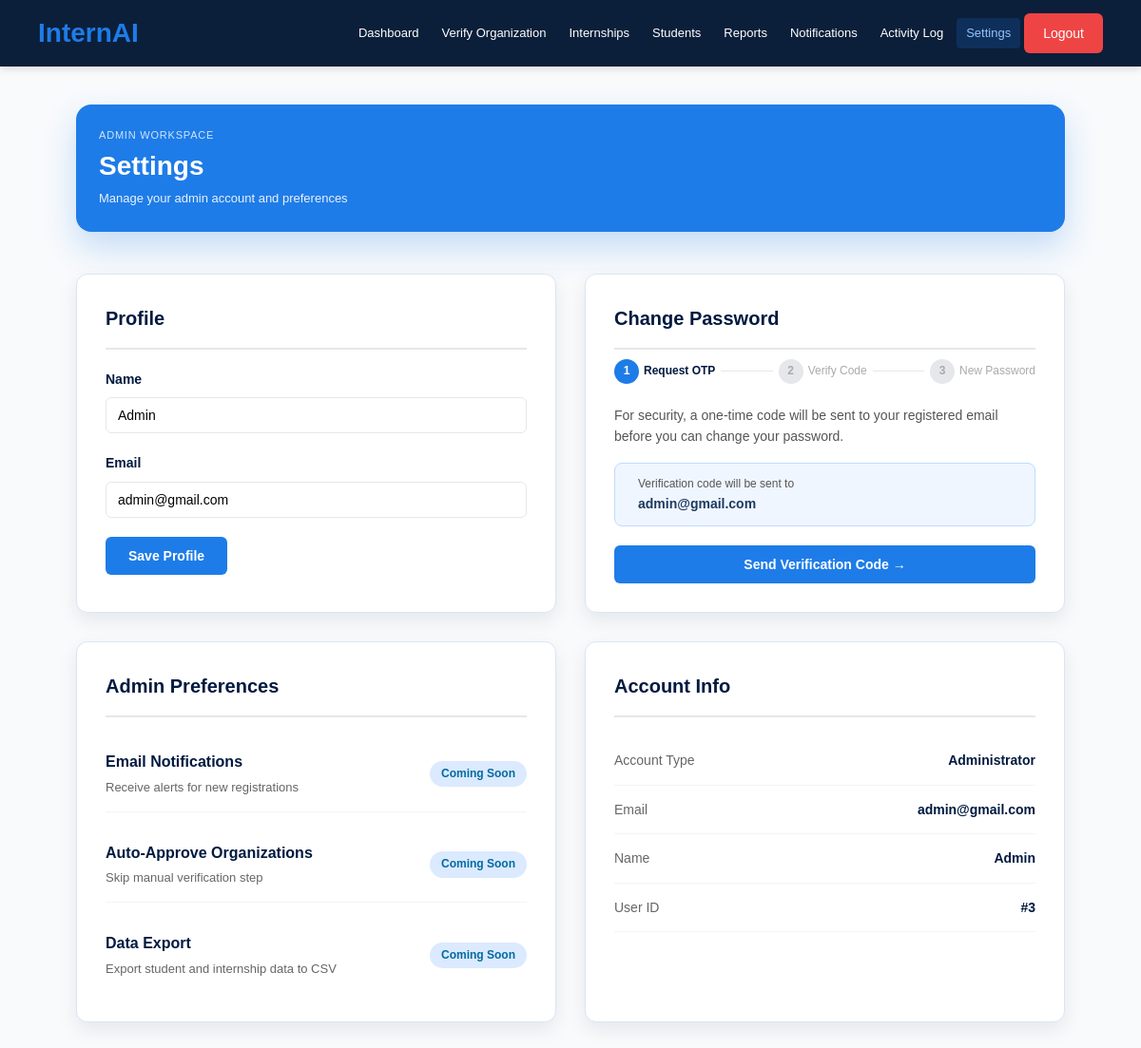
Screenshot of /admin/settings (signed in) with the database file from the repository.
### app.py (models this page shows)
class User(UserMixin, db.Model):
    id = db.Column(db.Integer, primary_key=True)
    name = db.Column(db.String(100))
    email = db.Column(db.String(100), unique=True)
    password = db.Column(db.String(100))
    role = db.Column(db.String(20))  # student, organization, admin

### app.py (the view, shortened to what this page needs)
@app.route('/admin/settings', methods=['GET', 'POST'])
@login_required
@admin_required
def admin_settings():
    success = None
    error   = None
    step    = request.args.get('step')   # None | 'otp' | 'newpass'
    return render_template('admin_settings.html', success=success, error=error, step=step)

### app.py (called while the page is built)
def admin_required(f):
    @wraps(f)
    def decorated_function(*args, **kwargs):
        if not current_user.is_authenticated or current_user.role != 'admin':
            return redirect(url_for('home'))
        return f(*args, **kwargs)
    return decorated_function

@login_manager.user_loader
def load_user(user_id):
    return User.query.get(int(user_id))

### templates/admin_settings.html (shortened to what this page needs)
{% extends "base.html" %} {% block content %}
<div class="container admin-dashboard-page adm-dashboard-vertical">
  <main class="adm-main">
  <section class="adm-header-card adm-page-hero">
    <div>
      <p class="adm-header-tag">Admin Workspace</p>
      <h1 class="adm-title">Settings</h1>
      <p class="adm-subtitle">Manage your admin account and preferences</p>
    </div>
  </section>
  <div style="display:grid;grid-template-columns:1fr 1fr;gap:30px;">
    <div style="background:white;border:1px solid #e5e7eb;border-radius:8px;padding:30px;box-shadow:0 2px 8px rgba(0,0,0,0.08);">
      <h2 style="color:#001a40;font-size:20px;margin-bottom:20px;padding-bottom:15px;border-bottom:2px solid #e5e7eb;">Profile</h2>
      <form method="POST" action="/admin/settings">
        <div class="form-group">
          <label>Name</label>
          <input type="text" name="name" value="{{ current_user.name }}" required>
        </div>
        <div class="form-group">
          <label>Email</label>
          <input type="email" name="email" value="{{ current_user.email }}" required>
        </div>
        <button type="submit" class="btn btn-primary">Save Profile</button>
      </form>
    </div>
    <div style="background:white;border:1px solid #e5e7eb;border-radius:8px;padding:30px;box-shadow:0 2px 8px rgba(0,0,0,0.08);">
      <h2 style="color:#001a40;font-size:20px;margin-bottom:6px;padding-bottom:15px;border-bottom:2px solid #e5e7eb;">Change Password</h2>
      <div style="display:flex;align-items:center;gap:6px;margin-bottom:22px;padding-top:4px;">
        {% set steps = [('1','Request OTP'), ('2','Verify Code'), ('3','New Password')] %}
        {% for num, label in steps %}
        {% set active = (num == '1' and not step) or (num == '2' and step == 'otp') or (num == '3' and step == 'newpass') %}
        {% set done   = (num == '1' and step in ['otp','newpass']) or (num == '2' and step == 'newpass') %}
        <div style="display:flex;align-items:center;gap:5px;">
          <div style="width:26px;height:26px;border-radius:50%;display:flex;align-items:center;justify-content:center;font-size:12px;font-weight:700;
                      background:{% if done %}#22c55e{% elif active %}#1e7ce8{% else %}#e5e7eb{% endif %};
                      color:{% if done or active %}white{% else %}#aaa{% endif %};">
            {% if done %}✓{% else %}{{ num }}{% endif %}
          </div>
          <span style="font-size:12px;font-weight:{% if active %}600{% else %}400{% endif %};
                       color:{% if active %}#001a40{% elif done %}#15803d{% else %}#aaa{% endif %};">
            {{ label }}
          </span>
        </div>
        {% if not loop.last %}
        <div style="flex:1;height:1px;background:{% if (num == '1' and step in ['otp','newpass']) or (num == '2' and step == 'newpass') %}#22c55e{% else %}#e5e7eb{% endif %};min-width:10px;"></div>
        {% endif %}
        {% endfor %}
      </div>
      {% if not step or (error in ['email_failed','no_otp','otp_expired']) %}
      <p style="color:#555;font-size:14px;margin-bottom:16px;">
        For security, a one-time code will be sent to your registered email before you can change your password.
      </p>
      <div style="background:#eff6ff;border:1px solid #bfdbfe;border-radius:8px;padding:12px 14px;margin-bottom:20px;display:flex;align-items:center;gap:10px;">
        <div>
          <div style="font-size:12px;color:#555;">Verification code will be sent to</div>
          <div style="font-size:14px;font-weight:700;color:#1e3a5f;">{{ current_user.email }}</div>
        </div>
      </div>
      <form method="POST" action="/admin/settings">
        <button type="submit" class="btn btn-primary" style="width:100%;">Send Verification Code →</button>
      </form>
      {% endif %}
    </div>
    <div style="background:white;border:1px solid #e5e7eb;border-radius:8px;padding:30px;box-shadow:0 2px 8px rgba(0,0,0,0.08);">
      <h2 style="color:#001a40;font-size:20px;margin-bottom:20px;padding-bottom:15px;border-bottom:2px solid #e5e7eb;">Admin Preferences</h2>
      <div style="display:flex;flex-direction:column;gap:16px;">
        <div style="display:flex;justify-content:space-between;align-items:center;padding:14px 0;border-bottom:1px solid #f3f4f6;">
          <div>
            <p style="font-weight:600;color:#001a40;margin:0;">Email Notifications</p>
            <p style="color:#666;font-size:13px;margin:4px 0 0 0;">Receive alerts for new registrations</p>
          </div>
          <span style="background:#dbeafe;color:#0369a1;padding:4px 12px;border-radius:20px;font-size:12px;font-weight:600;">Coming Soon</span>
        </div>
        <div style="display:flex;justify-content:space-between;align-items:center;padding:14px 0;border-bottom:1px solid #f3f4f6;">
          <div>
            <p style="font-weight:600;color:#001a40;margin:0;">Auto-Approve Organizations</p>
            <p style="color:#666;font-size:13px;margin:4px 0 0 0;">Skip manual verification step</p>
          </div>
          <span style="background:#dbeafe;color:#0369a1;padding:4px 12px;border-radius:20px;font-size:12px;font-weight:600;">Coming Soon</span>
        </div>
        <div style="display:flex;justify-content:space-between;align-items:center;padding:14px 0;">
          <div>
            <p style="font-weight:600;color:#001a40;margin:0;">Data Export</p>
            <p style="color:#666;font-size:13px;margin:4px 0 0 0;">Export student and internship data to CSV</p>
          </div>
          <span style="background:#dbeafe;color:#0369a1;padding:4px 12px;border-radius:20px;font-size:12px;font-weight:600;">Coming Soon</span>
        </div>
      </div>
    </div>
    <div style="background:white;border:1px solid #e5e7eb;border-radius:8px;padding:30px;box-shadow:0 2px 8px rgba(0,0,0,0.08);">
      <h2 style="color:#001a40;font-size:20px;margin-bottom:20px;padding-bottom:15px;border-bottom:2px solid #e5e7eb;">Account Info</h2>
      <div style="display:flex;flex-direction:column;gap:0;">
        {% for label, value in [('Account Type', 'Administrator'), ('Email', current_user.email), ('Name', current_user.name), ('User ID', '#' ~ current_user.id)] %}
        <div style="display:flex;justify-content:space-between;padding:14px 0;border-bottom:1px solid #f3f4f6;">
          <span style="color:#666;font-size:14px;">{{ label }}</span>
          <span style="font-weight:600;color:#001a40;font-size:14px;">{{ value }}</span>
        </div>
        {% endfor %}
      </div>
    </div>
  </div>
  </main>
</div>
{% endblock %}

### static/style.css (style rules this page uses)
* { margin: 0; padding: 0; box-sizing: border-box; font-family: Arial, sans-serif; }
body { background: #f8fafc; color: #0b1f3a; }

### static/admin.css (style rules this page uses)
:root { --primary-dark: #001a40; --primary-blue: #1e7ce8; --success: #22c55e; --danger: #ef4444; --warning: #fbbf24; --text-white: #ffffff; --text-dark: #333333; --text-light: #666666; --bg-white: #ffffff; --bg-light: #f1f5f9; --border-color: #e5e7eb; --shadow-sm: 0 2px 8px rgba(0, 0, 0, 0.08); --shadow-md: 0 4px 16px rgba(0, 0, 0, 0.12); --glass-border: rgba(30, 124, 232, 0.3); --glass-shadow: 0 4px 20px rgba(30, 124, 232, 0.12); --glass-shadow-hover: 0 8px 32px rgba(30, 124, 232, 0.28); --glass-bg: #ffffff; }
* { margin: 0; padding: 0; box-sizing: border-box; }
body { font-family: 'Segoe UI', Tahoma, Geneva, Verdana, sans-serif; background: #f8fafc; color: var(--text-dark); line-height: 1.6; }
.container { max-width: 1400px; margin: 0 auto; padding: 40px 20px; }
.btn { display: inline-block; padding: 12px 24px; border-radius: 6px; font-size: 14px; font-weight: 600; border: none; cursor: pointer; transition: all 0.3s ease; text-decoration: none; text-align: center; }
.btn-primary { background-color: var(--primary-blue); color: var(--text-white); }
.form-group { margin-bottom: 20px; }
.form-group label { display: block; margin-bottom: 8px; color: var(--primary-dark); font-weight: 600; font-size: 14px; }
.form-group input, .form-group textarea, .form-group select { width: 100%; padding: 10px 12px; border: 1px solid var(--border-color); border-radius: 6px; font-family: inherit; font-size: 14px; transition: all 0.3s ease; }
.admin-dashboard-page { max-width: 1440px; padding-top: 40px; }
.adm-main { display: flex; flex-direction: column; gap: 20px; }
.adm-header-card { border-radius: 16px; padding: 24px; background: #1e7ce8; color: #ffffff; box-shadow: 0 16px 34px rgba(30, 124, 232, 0.24); }
.adm-header-tag { font-size: 11px; letter-spacing: 0.8px; text-transform: uppercase; color: rgba(255, 255, 255, 0.8); margin-bottom: 6px; }
.adm-title { font-size: 30px; line-height: 1.2; margin-bottom: 8px; }
.adm-subtitle { color: rgba(255, 255, 255, 0.9); font-size: 13px; }
.adm-page-hero { margin-bottom: 22px; }
.adm-page-hero .adm-title { font-size: 28px; }
.admin-dashboard-page [style*="background:white"], .admin-dashboard-page [style*="background: white"] { border: 1px solid #dbe5f3 !important; border-radius: 12px !important; box-shadow: 0 8px 20px rgba(15, 23, 42, 0.08) !important; }
.adm-dashboard-vertical { max-width: 1220px; }
.adm-dashboard-vertical .adm-main { max-width: 1040px; margin: 0 auto; gap: 22px; }

### rows the page displays
User: name "Admin", email "admin@gmail.com", label "Email", label "Name"

### other values shown
{{ label }} "Dashboard" "Verify Organization" "Internships" "Students" "Reports" "Notifications" "Activity Log" "Settings"
{{ num }} "1" "2" "3"
{{ label }} "Request OTP" "Verify Code" "New Password"
{{ label }} "Account Type" "User ID"
{{ value }} "Administrator" "#3"
